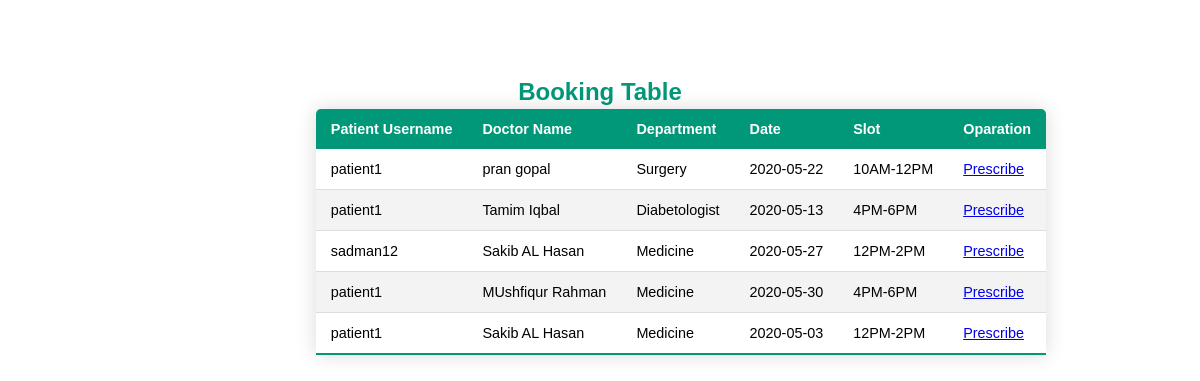
/all_portal/doctor/booking_table.php, run on the app's committed database.
### tables this page shows
CREATE TABLE `booking` (
  `p_username` varchar(100) NOT NULL,
  `d_name` varchar(100) NOT NULL,
  `category` varchar(100) NOT NULL,
  `date` varchar(100) NOT NULL,
  `slot` varchar(100) NOT NULL
);

### control/db.php (called while the page is built, shortened)
<?php
	class db{
function All($conn,$table){
	 		$result = $conn->query("SELECT * FROM ". $table." ");
		 	return $result;
	 	}
	}
?>

### all_portal/doctor/booking_table.php (the view, shortened to what this page needs)
<?php
	include('../../control/db.php');
?>
<?php
    $connection = new db();
    $conobj=$connection->OpenCon();
    $userQuery = "";
    if(isset($_POST['search'])){
        $searchFor =$_POST['searchText'];
        $userQuery=$connection->Search($conobj,"booking",$searchFor);
    }
    else{
            $userQuery=$connection->All($conobj,"booking");
        }
    if($userQuery->num_rows > 0){
?>
<html>
<head>
 <link rel="stylesheet" href="booking_table_style.css">
</head>
<body>
<div class="admin-table" >
                    <div  class="tile1"><h2>Booking Table  </h2> </div>
                    <div class="full-table">
                        <table class="content-table">
                            <thead>
                                <tr>
                                    <th>Patient Username</th>
                                    <th>Doctor Name</th>
                                    <th>Department</th>
                                    <th>Date</th>
                                    <th>Slot</th>
                                    <th>Oparation</th>
                                </tr>
                            </thead>
                        <?php
                                while($row = mysqli_fetch_assoc($userQuery)){
                                    echo "<tr>
                                            <td>". $row["p_username"]. " </td>
                                            <td>". $row["d_name"]. " </td>
                                            <td>". $row["category"]. " </td>
                                             <td>". $row["date"]. " </td>
                                            <td>". $row["slot"]. " </td>
                                             <td>
											 <a href='prescriptionForms.php?p_username=$row[p_username] & d_name=$row[d_name]&
											 category=$row[category] & date=$row[date]  & slot=$row[slot]'>Prescribe</a>
											 </td>
                                        </tr>";
                                }
                            }
                            else{
                                echo "No  record Found";
                            }
                            ?>
                        </table>
                    </div>
                </div>
</body>
</html>

### all_portal/doctor/booking_table_style.css (style rules this page uses)
* { font-family: sans-serif; }
.admin-table { margin:0; position:relative; top:70px; }
.tile1 { margin:0; position:center; text-align: center; color: #009879; top:10%; left: 20%; }
.full-table { margin:0; position:absolute; top:20%; left:26%; }
.content-table { border-collapse: collapse; margin: 25px 0; font-size: 0.9em; min-width: 400px; border-radius: 5px 5px 0 0; overflow: hidden; box-shadow: 0 0 20px rgba(0, 0, 0, 0.15); }
.content-table thead tr { background-color: #009879; color: #ffffff; text-align: left; font-weight: bold; }
.content-table th, .content-table td { padding: 12px 15px; }
.content-table tbody tr { border-bottom: 1px solid #dddddd; }
.content-table tbody tr:nth-of-type(even) { background-color: #f3f3f3; }
.content-table tbody tr:last-of-type { border-bottom: 2px solid #009879; }

### data on the page
booking: p_username "patient1", d_name "pran gopal", category "Surgery", date "2020-05-22", slot "10AM-12PM"
booking: p_username "patient1", d_name "Tamim Iqbal", category "Diabetologist", date "2020-05-13", slot "4PM-6PM"
booking: p_username "sadman12", d_name "Sakib AL Hasan", category "Medicine", date "2020-05-27", slot "12PM-2PM"
booking: p_username "patient1", d_name "MUshfiqur Rahman", category "Medicine", date "2020-05-30", slot "4PM-6PM"
booking: p_username "patient1", d_name "Sakib AL Hasan", category "Medicine", date "2020-05-03", slot "12PM-2PM"
